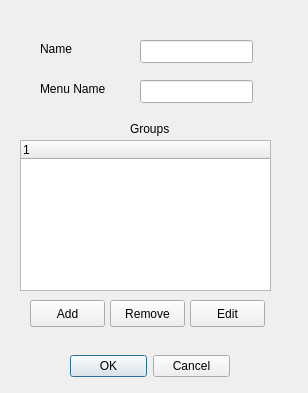
<ui version="4.0" >
 <class>NewSetDialog</class>
 <widget class="QDialog" name="NewSetDialog" >
  <property name="geometry" >
   <rect>
    <x>0</x>
    <y>0</y>
    <width>308</width>
    <height>393</height>
   </rect>
  </property>
  <property name="windowTitle" >
   <string>Set Editor</string>
  </property>
  <widget class="QDialogButtonBox" name="okCancelButtons" >
   <property name="geometry" >
    <rect>
     <x>70</x>
     <y>350</y>
     <width>160</width>
     <height>32</height>
    </rect>
   </property>
   <property name="orientation" >
    <enum>Qt::Horizontal</enum>
   </property>
   <property name="standardButtons" >
    <set>QDialogButtonBox::Cancel|QDialogButtonBox::NoButton|QDialogButtonBox::Ok</set>
   </property>
  </widget>
  <widget class="QLineEdit" name="_nameText" >
   <property name="geometry" >
    <rect>
     <x>140</x>
     <y>40</y>
     <width>113</width>
     <height>23</height>
    </rect>
   </property>
  </widget>
  <widget class="QLineEdit" name="_menuNameText" >
   <property name="geometry" >
    <rect>
     <x>140</x>
     <y>80</y>
     <width>113</width>
     <height>23</height>
    </rect>
   </property>
  </widget>
  <widget class="QLabel" name="groupsLabel" >
   <property name="geometry" >
    <rect>
     <x>130</x>
     <y>120</y>
     <width>41</width>
     <height>18</height>
    </rect>
   </property>
   <property name="text" >
    <string>Groups</string>
   </property>
  </widget>
  <widget class="QPushButton" name="groupsAddButton" >
   <property name="geometry" >
    <rect>
     <x>30</x>
     <y>300</y>
     <width>75</width>
     <height>27</height>
    </rect>
   </property>
   <property name="text" >
    <string>Add</string>
   </property>
  </widget>
  <widget class="QLabel" name="nameLabel" >
   <property name="geometry" >
    <rect>
     <x>40</x>
     <y>40</y>
     <width>53</width>
     <height>18</height>
    </rect>
   </property>
   <property name="text" >
    <string>Name</string>
   </property>
  </widget>
  <widget class="QLabel" name="menuNameLabel" >
   <property name="geometry" >
    <rect>
     <x>40</x>
     <y>80</y>
     <width>71</width>
     <height>18</height>
    </rect>
   </property>
   <property name="text" >
    <string>Menu Name</string>
   </property>
  </widget>
  <widget class="QTreeWidget" name="_groupsList" >
   <property name="geometry" >
    <rect>
     <x>20</x>
     <y>140</y>
     <width>251</width>
     <height>151</height>
    </rect>
   </property>
   <column>
    <property name="text" >
     <string>1</string>
    </property>
   </column>
  </widget>
  <widget class="QPushButton" name="timesetsRemoveButton" >
   <property name="geometry" >
    <rect>
     <x>200</x>
     <y>500</y>
     <width>75</width>
     <height>27</height>
    </rect>
   </property>
   <property name="text" >
    <string>Remove</string>
   </property>
  </widget>
  <widget class="QPushButton" name="groupsRemoveButton" >
   <property name="geometry" >
    <rect>
     <x>110</x>
     <y>300</y>
     <width>75</width>
     <height>27</height>
    </rect>
   </property>
   <property name="text" >
    <string>Remove</string>
   </property>
  </widget>
  <widget class="QPushButton" name="setsEditButton" >
   <property name="geometry" >
    <rect>
     <x>560</x>
     <y>190</y>
     <width>75</width>
     <height>27</height>
    </rect>
   </property>
   <property name="text" >
    <string>Edit</string>
   </property>
  </widget>
  <widget class="QPushButton" name="setsEditButton_2" >
   <property name="geometry" >
    <rect>
     <x>570</x>
     <y>200</y>
     <width>75</width>
     <height>27</height>
    </rect>
   </property>
   <property name="text" >
    <string>Edit</string>
   </property>
  </widget>
  <widget class="QPushButton" name="setsEditButton_3" >
   <property name="geometry" >
    <rect>
     <x>560</x>
     <y>190</y>
     <width>75</width>
     <height>27</height>
    </rect>
   </property>
   <property name="text" >
    <string>Edit</string>
   </property>
  </widget>
  <widget class="QPushButton" name="setsEditButton_4" >
   <property name="geometry" >
    <rect>
     <x>570</x>
     <y>200</y>
     <width>75</width>
     <height>27</height>
    </rect>
   </property>
   <property name="text" >
    <string>Edit</string>
   </property>
  </widget>
  <widget class="QPushButton" name="setsEditButton_5" >
   <property name="geometry" >
    <rect>
     <x>560</x>
     <y>190</y>
     <width>75</width>
     <height>27</height>
    </rect>
   </property>
   <property name="text" >
    <string>Edit</string>
   </property>
  </widget>
  <widget class="QPushButton" name="groupsEditButtons" >
   <property name="geometry" >
    <rect>
     <x>190</x>
     <y>300</y>
     <width>75</width>
     <height>27</height>
    </rect>
   </property>
   <property name="text" >
    <string>Edit</string>
   </property>
  </widget>
 </widget>
 <resources/>
 <connections>
  <connection>
   <sender>okCancelButtons</sender>
   <signal>accepted()</signal>
   <receiver>NewSetDialog</receiver>
   <slot>accept()</slot>
   <hints>
    <hint type="sourcelabel" >
     <x>248</x>
     <y>254</y>
    </hint>
    <hint type="destinationlabel" >
     <x>157</x>
     <y>274</y>
    </hint>
   </hints>
  </connection>
  <connection>
   <sender>okCancelButtons</sender>
   <signal>rejected()</signal>
   <receiver>NewSetDialog</receiver>
   <slot>reject()</slot>
   <hints>
    <hint type="sourcelabel" >
     <x>316</x>
     <y>260</y>
    </hint>
    <hint type="destinationlabel" >
     <x>286</x>
     <y>274</y>
    </hint>
   </hints>
  </connection>
 </connections>
</ui>
